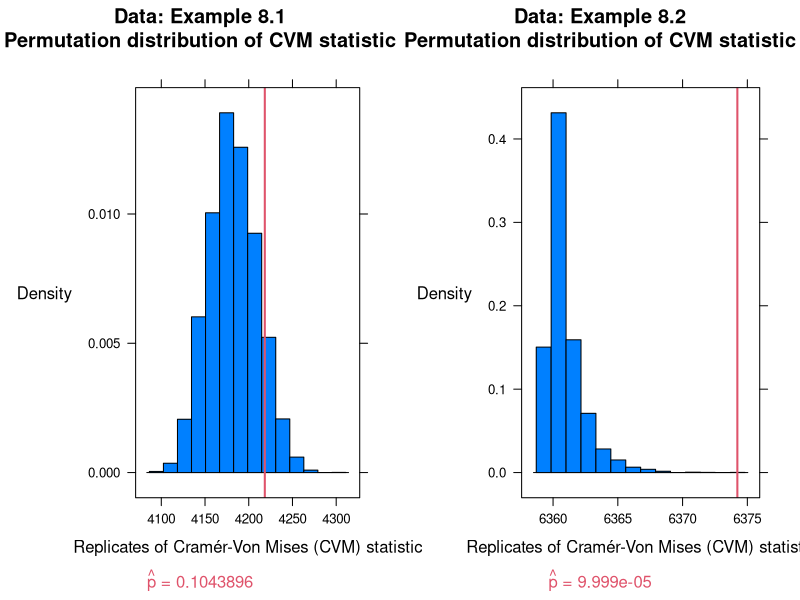
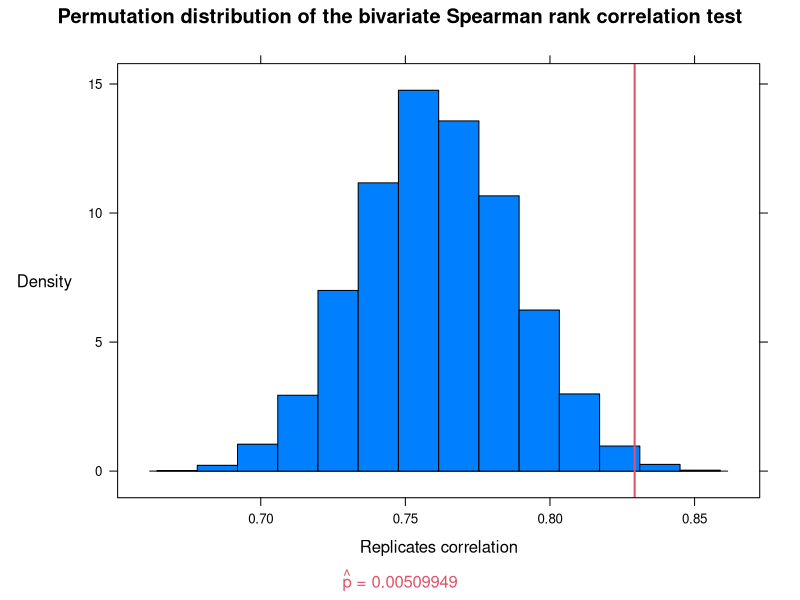
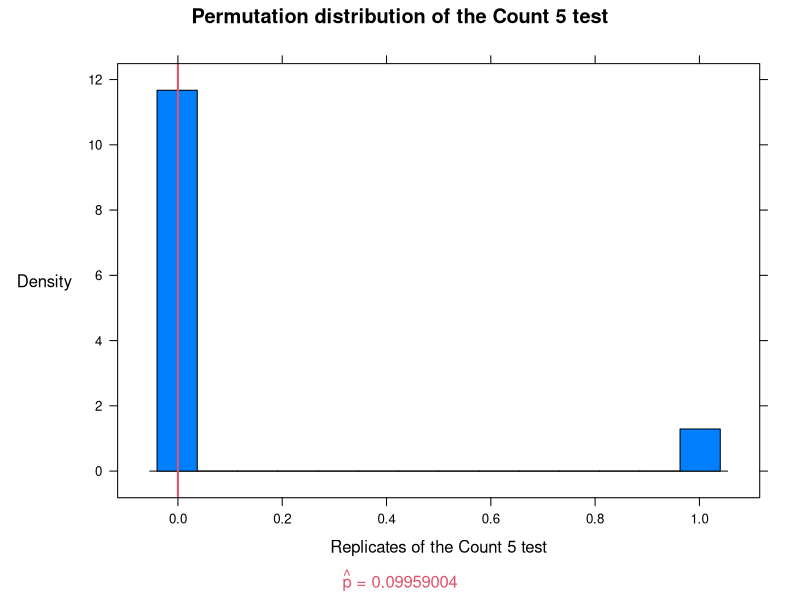
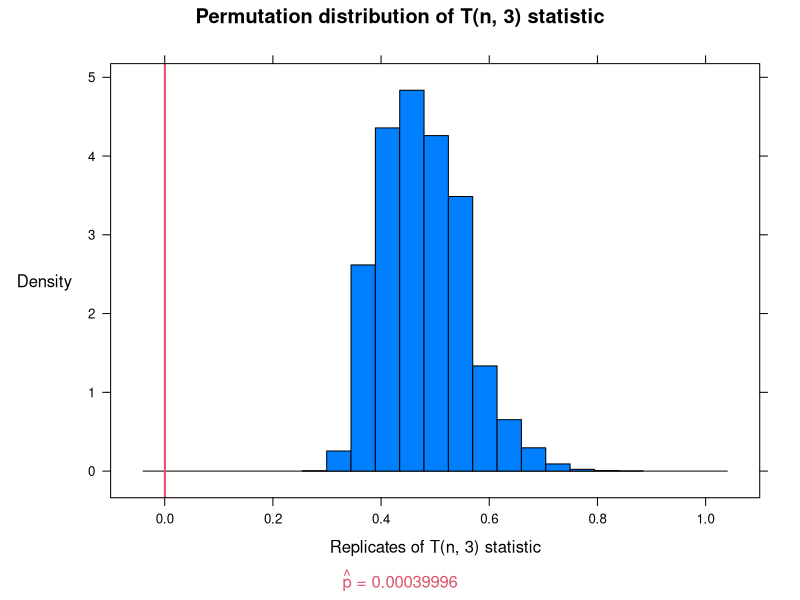

The R source for these figures, in order:
## ---- chunk 1
data("chickwts")

## Packages
library(latticeExtra)

## function: two-sample Cramér-von Mises test for equal distributions
cvm <- function(x, y, data){
  r <- 10000 # Permutation samples
  reps <- vector("numeric", r)
  n <- length(x)
  m <- length(y)
  v.n <- vector("numeric", n) # Replication vectors
  v1.n <- vector("numeric", n)
  v.m <- vector("numeric", m)
  v1.m <- vector("numeric", m)
  z <- c(x, y)
  N <- length(z)
  for (i in 1:n) v.n[i] <- ( x[i] - i )**2
  for (j in 1:m) v.m[j] <- ( y[j] - j )**2
  # Test statistic
  reps_0 <- ( (n * sum(v.n) + m * sum(v.m)) / (m * n * N) ) -
    (4 * m * n - 1) / (6 * N)
  for (k in 1:r) { # Permautation samples
    w <- sample(N, size = n, replace = FALSE)
    x1 <- sort( z[ w] )
    y1 <- sort( z[-w] )
    for (i in 1:n) { v1.n[i] <- ( x1[i] - i )**2 }
    for (j in 1:m) { v1.m[j] <- ( y1[j] - j )**2 }
    reps[k] <- ( (n * sum(v1.n) + m * sum(v1.m)) / (m * n * N) ) -
      (4 * m * n - 1) / (6 * N)
  }
  p <- mean( c(reps_0, reps) >= reps_0 )
  return(
    histogram(c(reps_0, reps) # Histogram
              , type = "density"
              , col = "#0080ff"
              , xlab = "Replicates of Cramér-Von Mises (CVM) statistic"
              , ylab = list(rot = 0)
              , main = paste0(
                "Data: ", data, "\n"
                , "Permutation distribution of CVM statistic")
              , sub = list(substitute(paste(hat(p), " = ",pvalue)
                                      , list(pvalue = p))
                           , col = 2)
              , panel = function(...){
                panel.histogram(...)
                panel.abline(v = reps_0, col = 2, lwd = 2)
              })
  )
}
## Data: Example 8.1
x <- with(chickwts, sort(as.vector(weight[feed == "soybean"])))
y <- with(chickwts, sort(as.vector(weight[feed == "linseed"])))

cvm_8.1 <- cvm(x, y, "Example 8.1")

## Data: Example 8.2
x <- with(chickwts, sort(as.vector(weight[feed == "sunflower"])))
y <- with(chickwts, sort(as.vector(weight[feed == "linseed"])))

cvm_8.2 <- cvm(x, y, "Example 8.2")

## Results
print(cvm_8.1, position = c(0, 0, .5, 1), more = TRUE)
print(cvm_8.2, position = c(.5, 0, 1, 1))
## ---- chunk 2
data("iris")

## Dataset
z <- as.matrix(iris[1:50, 1:4])
x <- (z[ , 1:2])
y <- (z[ , 3:4])

cor(x,y, method = "spearman")

cor.test(x, y, method = "spearman", exact = FALSE)$estimate

## Packages
library(boot)

## function: bivariate Spearman rank correlation test for independence
spear.cor <- function(z) {
  rho.est <- function(z, i) { # Test statistic
    x <- z[ , 1:2] 
    y <- z[i, 3:4]
    return(cor.test(x, y, method = "spearman", exact = FALSE)$estimate)
  }
  perm <- boot(data = z # 10000 permutation samples
               , statistic = rho.est
               , sim = "permutation"
               , R = 10000)
  p <- with(perm, mean( c(t, t0) >= t0 )) # p-value
  return(
    histogram(with(perm, c(t, t0)) # Histogram
              , type = "density"
              , col = "#0080ff"
              , xlab = "Replicates correlation"
              , ylab = list(rot = 0)
              , main = paste(
                "Permutation distribution of the bivariate Spearman",
                "rank correlation test")
              , sub = list(substitute(paste(hat(p), " = ",pvalue)
                                      , list(pvalue = p))
                           , col = 2)
              , panel = function(...){
                panel.histogram(...)
                panel.abline(v = perm$t0, col = 2, lwd = 2)
              })
  )
}
spear.cor(z)
## ---- chunk 3
## Dataset
n_1 <- 20 # Defining the sample sizes
n_2 <- 30
x <- rnorm(n_1, 0, 5)
y <- rnorm(n_2, 0, 5)

## function: permutation test for equal variance based
##           on the maximum number of extreme points
count5 <- function(x, y) {
  count5test <- function(x, y) { # Test statistic
    X <- x - mean(x)
    Y <- y - mean(y)
    outx <- sum(X > max(Y)) + sum(X < min(Y))
    outy <- sum(Y > max(X)) + sum(Y < min(X))
    # Return 1 (reject) or 0 (do not reject H_{0})
    return( as.integer( max(c(outx, outy) ) > 5) )
  }
  r <- 10000 # Permutation samples
  z <- c(x, y)
  n <- length(z)
  reps <- vector("numeric", r)
  t0 <- count5test(x, y)
  for (i in 1:r){ # Permutation test
    k = sample(n, size = length(x), replace = FALSE)
    reps[i] = count5test(z[k], z[-k])
  }
  p <-
    ifelse(t0 == 0, mean( c(t0, reps) > t0 ), mean( c(t0, reps) >= t0 ))
  return(
    histogram(c(t0, reps) # Histogram
              , type = "density"
              , col = "#0080ff"
              , xlab = "Replicates of the Count 5 test"
              , ylab = list(rot = 0)
              , main = "Permutation distribution of the Count 5 test"
              , sub = list(substitute(paste(hat(p), " = ",pvalue)
                                      , list(pvalue = p))
                           , col = 2)
              , panel = function(...){
                panel.histogram(...)
                panel.abline(v = t0, col = 2, lwd = 2)
              })
  )
}
count5(x, y)
## ---- chunk 4
data("chickwts")

## Dataset
x <- with(chickwts, as.vector(weight[feed == "sunflower"]))
y <- with(chickwts, as.vector(weight[feed == "linseed"]))
z <- cbind( c(x, y), rep(0, length(c(x, y))) )

## Packages
library(boot)
library(FNN)
library(latticeExtra)

## function: r^{th} -nearest neighbors test for equal distributions
my.knn <- function(z, nn) {
  t_n.i <- function(z, nn, i) {
    n_g <- nrow(z) / 2 # length x and length y
    n <- nrow(z)
    z <- z[i, ]
    z <- cbind(z, rep(0, n))
    knn <- get.knn(z, k = nn) # Obtaining the k nearest neighbors
    n_1 <- knn$nn.index[1:n_g, ]       # Dividing x
    n_2 <- knn$nn.index[(n_g + 1):n, ] # and y
    i_1 <- sum(n_1 < n_g + .5) # Obtaining the sum of
    i_2 <- sum(n_2 > n_g + .5) # the indicator functions
    return( (i_1 + i_2) / (nn * n) ) # Test statistic
  }
  perm <- boot(data = z # 10000 permutation samples
               , statistic = t_n.i
               , sim = "permutation"
               , R = 10000
               , nn = 3)
  p <- with(perm, mean( c(t, t0) >= t0 )) # p-value
  return(
    histogram(with(perm, c(t, t0)) # Histogram
              , type = "density"
              , col = "#0080ff"
              , xlim = c(-.1, 1.1)
              , xlab = paste0("Replicates of T(n, ", nn, ") statistic")
              , ylab = list(rot = 0)
              , main = paste0("Permutation distribution of T(n, "
                              , nn, ") statistic")
              , sub = list(substitute(paste(hat(p), " = ", pvalue)
                                      , list(pvalue = p))
                           , col = 2)
              , panel = function(...){
                panel.histogram(...)
                panel.abline(v = p, col = 2, lwd = 2)
              })
  )
}
my.knn(z, 3) # k (or r) nearest neighbors = 3
